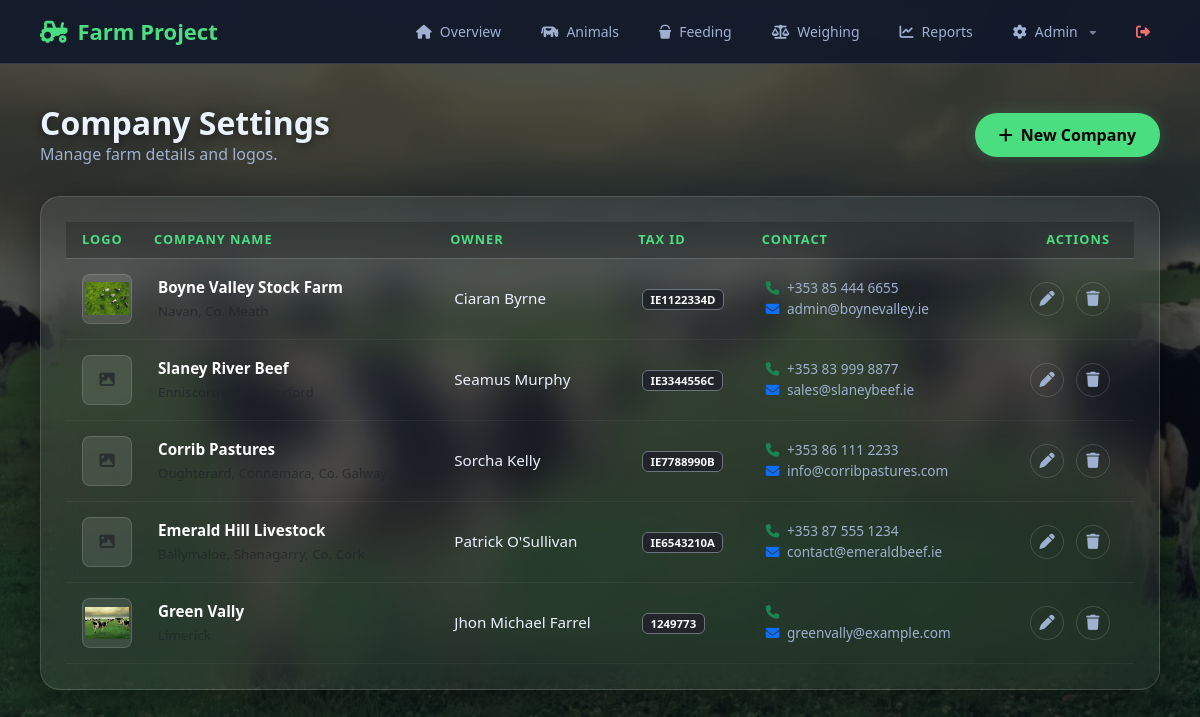
/settings.php (signed in), run on the app's committed database.
### tables this page shows
CREATE TABLE `company` (
  `company_id` int(11) NOT NULL,
  `name` varchar(150) NOT NULL,
  `legal_name` varchar(255) DEFAULT NULL,
  `tax_id` varchar(50) DEFAULT NULL,
  `owner_name` varchar(150) DEFAULT NULL,
  `address` varchar(255) DEFAULT NULL,
  `phone` varchar(50) DEFAULT NULL,
  `email` varchar(150) DEFAULT NULL,
  `logo_path` varchar(255) DEFAULT NULL,
  `created_at` timestamp NOT NULL DEFAULT current_timestamp()
);

### settings.php (the view, shortened to what this page needs)
<?php
require_once 'config.php';
?>
<!DOCTYPE html>
<html lang="en">
<head>
    <link href="https://cdn.jsdelivr.net/npm/bootstrap@5.3.0/dist/css/bootstrap.min.css" rel="stylesheet">
    <link href="https://cdnjs.cloudflare.com/ajax/libs/font-awesome/6.5.1/css/all.min.css" rel="stylesheet">
</head>
<body>
<header class="topbar">
    <a href="dashboard.php" class="brand"><i class="fa-solid fa-tractor"></i> Farm Project</a>
    <nav class="menu">
        <a href="dashboard.php" class="nav-link"><i class="fa-solid fa-house"></i> Overview</a>
        <a href="animal.php" class="nav-link"><i class="fa-solid fa-cow"></i> Animals</a>
        <a href="feeding.php" class="nav-link"><i class="fa-solid fa-bucket"></i> Feeding</a>
        <a href="weighing.php" class="nav-link"><i class="fa-solid fa-scale-balanced"></i> Weighing</a>
        <a href="reports.php" class="nav-link"><i class="fa-solid fa-chart-line"></i> Reports</a>
        <div class="dropdown">
            <button class="dropbtn">
                <i class="fa-solid fa-gear"></i> Admin <i class="fa-solid fa-caret-down" style="font-size:10px; margin-left:4px; opacity: 0.7;"></i>
            </button>
        </div>
        <a href="dashboard.php?logout=true" class="nav-link" style="color:#f87171 !important" title="Exit"><i class="fa-solid fa-right-from-bracket"></i></a>
    </nav>
</header>
<main class="main">
    <div class="page-header">
        <div>
            <h2>Company Settings</h2>
            <p>Manage farm details and logos.</p>
        </div>
        <button class="btn btn-primary" onclick="openModal('new')">
            <i class="fa-solid fa-plus me-2"></i>New Company
        </button>
    </div>
    <div class="custom-card">
        <div class="table-responsive">
            <table class="table table-hover align-middle mb-0">
                <thead>
                    <tr>
                        <th class="ps-3" width="80">Logo</th>
                        <th>Company Name</th>
                        <th>Owner</th>
                        <th>Tax ID</th>
                        <th>Contact</th>
                        <th class="text-end pe-4">Actions</th>
                    </tr>
                </thead>
                <tbody>
                    <?php
                    $result = $conn->query("SELECT * FROM company ORDER BY company_id DESC");
                    if ($result && $result->num_rows > 0):
                        while($row = $result->fetch_assoc()):
                    ?>
                    <tr>
                        <td class="ps-3">
                            <?php if(!empty($row['logo_path']) && file_exists($row['logo_path'])): ?>
                                <img src="<?= htmlspecialchars($row['logo_path']) ?>" class="company-logo-thumb">
                            <?php else: ?>
                                <div class="company-logo-thumb d-flex align-items-center justify-content-center text-muted">
                                    <i class="fa-solid fa-image"></i>
                                </div>
                            <?php endif; ?>
                        </td>
                        <td>
                            <div class="fw-bold text-white"><?= htmlspecialchars($row['name']) ?></div>
                            <small class="text-muted"><?= htmlspecialchars($row['address']) ?></small>
                        </td>
                        <td><?= htmlspecialchars($row['owner_name']) ?></td>
                        <td><span class="badge bg-dark border border-secondary text-light"><?= htmlspecialchars($row['tax_id'] ?? 'N/A') ?></span></td>
                        <td>
                            <div style="font-size: 0.85rem; color:var(--muted)">
                                <i class="fa-solid fa-phone me-1 text-success"></i> <?= htmlspecialchars($row['phone']) ?><br>
                                <i class="fa-solid fa-envelope me-1 text-primary"></i> <?= htmlspecialchars($row['email']) ?>
                            </div>
                        </td>
                        <td class="text-end pe-4">
                            <button class="action-btn me-2" onclick='openModal("edit", <?= json_encode($row) ?>)' title="Edit">
                                <i class="fa-solid fa-pen"></i>
                            </button>
                            <a href="?delete=<?= $row['company_id'] ?>" class="action-btn delete" onclick="return confirm('Delete this company?');" title="Delete">
                                <i class="fa-solid fa-trash"></i>
                            </a>
                        </td>
                    </tr>
                    <?php endwhile;
                    endif; ?>
                </tbody>
            </table>
        </div>
    </div>
</main>
</body>
</html>

### settings.php (style rules this page uses)
:root { --brand: #4ade80; --bg-dark: #05070a; --panel: rgba(20, 26, 38, 0.85); --border: rgba(255, 255, 255, 0.15); --text: #eaf1ff; --muted: #9fb0d0; --input-bg: rgba(0, 0, 0, 0.4); }
body { background-color: var(--bg-dark); background-image: url('assets/img/dowloag.png'); background-size: cover; background-position: center; background-attachment: fixed; color: var(--text); font-family: "Segoe UI", sans-serif; overflow-x: hidden; }
body::before { content: ""; position: fixed; top: 0; left: 0; width: 100%; height: 100%; background: rgba(10, 15, 25, 0.7); z-index: -1; }
.topbar { background: rgba(15, 23, 42, 0.9); padding: 0 40px; height: 64px; display: flex; justify-content: space-between; align-items: center; border-bottom: 1px solid var(--border); backdrop-filter: blur(15px); position: sticky; top: 0; z-index: 1000; }
.brand { font-size: 22px; font-weight: 700; color: var(--brand); display:flex; gap:10px; align-items:center; text-decoration: none; }
.menu { display:flex; gap:20px; align-items:center; height: 100%; }
.menu a.nav-link { color: var(--muted); text-decoration:none; display:flex; gap:8px; align-items:center; font-size:14px; transition:.2s; height: 100%; padding: 0 10px; }
.dropdown { position: relative; display: flex; align-items: center; height: 100%; }
.dropbtn { background: transparent; color: var(--muted); font-size: 14px; border: none; cursor: pointer; display: flex; align-items: center; gap: 8px; font-family: inherit; transition: .2s; padding: 0 10px; height: 100%; }
.main { padding: 40px; min-height: calc(100vh - 64px); max-width: 1300px; margin: 0 auto; }
.page-header { display: flex; justify-content: space-between; align-items: center; margin-bottom: 30px; }
.page-header h2 { font-size: 32px; font-weight: 700; margin: 0; text-shadow: 0 2px 10px rgba(0,0,0,0.5); }
.page-header p { color: var(--muted); margin: 0; }
.custom-card { background: linear-gradient(145deg, rgba(255,255,255,0.08) 0%, rgba(255,255,255,0.03) 100%); backdrop-filter: blur(20px); border: 1px solid var(--border); border-radius: 20px; padding: 25px; box-shadow: 0 10px 40px rgba(0,0,0,0.4); }
.table { --bs-table-bg: transparent; --bs-table-color: var(--text); --bs-table-border-color: var(--border); margin-bottom: 0; }
.table thead th { border-bottom: 1px solid var(--border); color: var(--brand); font-weight: 700; text-transform: uppercase; font-size: 0.8rem; background: rgba(0,0,0,0.2); letter-spacing: 1px; }
.table tbody td { vertical-align: middle; border-bottom: 1px solid rgba(255,255,255,0.05); padding: 15px 12px; font-size: 0.95rem; }
.company-logo-thumb { width: 50px; height: 50px; object-fit: contain; border-radius: 8px; border: 1px solid var(--border); background: rgba(255,255,255,0.1); padding: 2px; }
.btn-primary { background-color: var(--brand); border: none; color: #000; font-weight: 700; padding: 10px 24px; border-radius: 50px; box-shadow: 0 0 15px rgba(74, 222, 128, 0.2); transition: 0.3s; }
.action-btn { width: 34px; height: 34px; border-radius: 50%; display: inline-flex; align-items: center; justify-content: center; border: 1px solid var(--border); background: transparent; color: var(--muted); transition: 0.2s; text-decoration: none; }

### data on the page
company: logo_path (picture), name "Boyne Valley Stock Farm", address "Navan, Co. Meath", owner_name "Ciaran Byrne", tax "IE1122334D", phone "+353 85 444 6655", email "admin@boynevalley.ie"
company: name "Slaney River Beef", address "Enniscorthy, Co. Wexford", owner_name "Seamus Murphy", tax "IE3344556C", phone "+353 83 999 8877", email "sales@slaneybeef.ie"
company: name "Corrib Pastures", address "Oughterard, Connemara, Co. Galway", owner_name "Sorcha Kelly", tax "IE7788990B", phone "+353 86 111 2233", email "info@corribpastures.com"
company: name "Emerald Hill Livestock", address "Ballymaloe, Shanagarry, Co. Cork", owner_name "Patrick O'Sullivan", tax "IE6543210A", phone "+353 87 555 1234", email "contact@emeraldbeef.ie"
company: logo_path (picture), name "Green Vally", owner_name "Jhon Michael Farrel", tax "1249773", email "greenvally@example.com"
